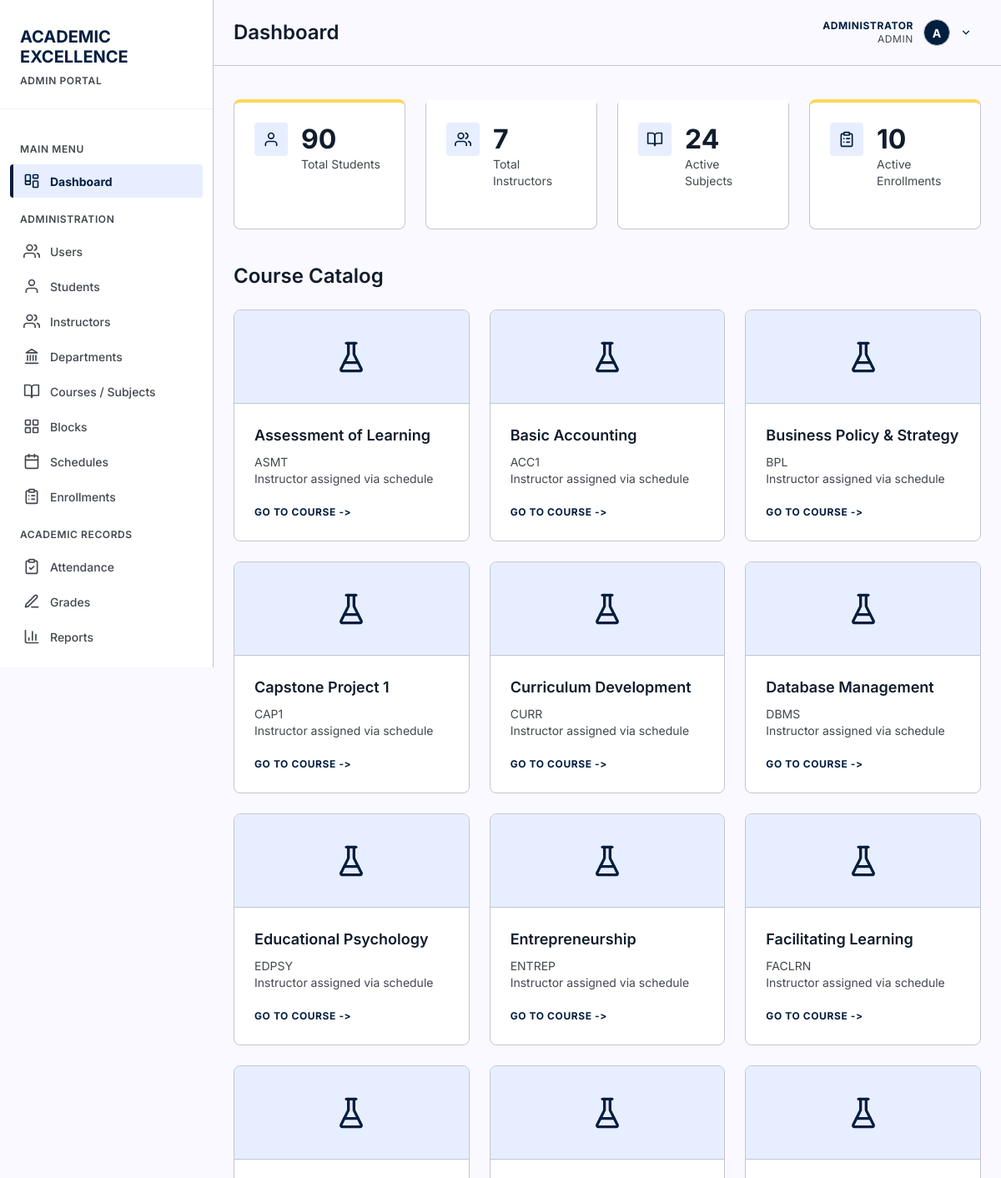
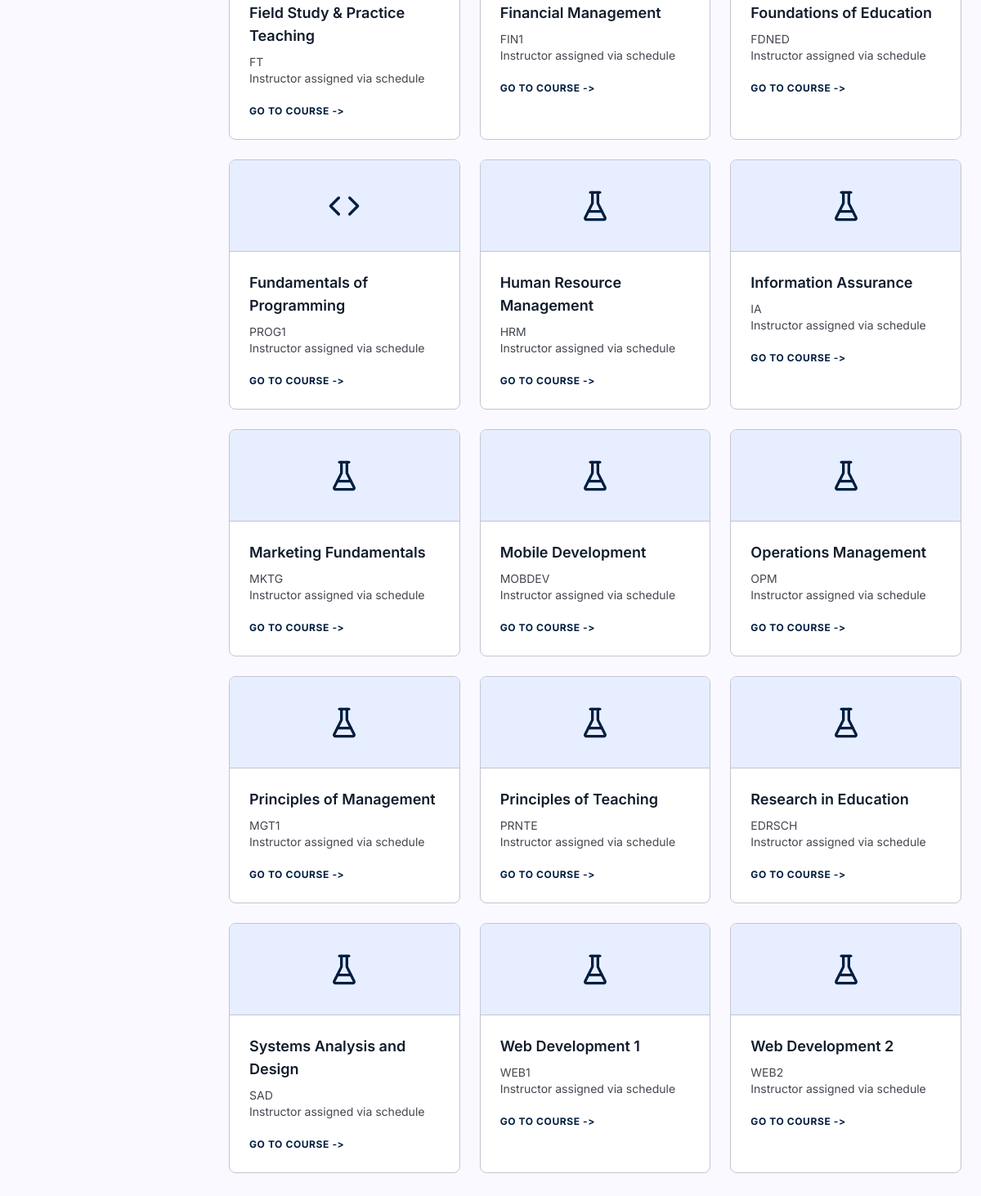
The page /index.php (signed in) on the database its author committed (2 pictures, top to bottom).
### tables this page shows
CREATE TABLE "users" (
                    id INTEGER PRIMARY KEY AUTOINCREMENT,
                    username TEXT NOT NULL UNIQUE,
                    password TEXT NOT NULL,
                    full_name TEXT NOT NULL,
                    email TEXT UNIQUE,
                    role TEXT NOT NULL DEFAULT 'student' CHECK(role IN ('admin', 'instructor', 'student')),
                    is_active INTEGER NOT NULL DEFAULT 1 CHECK(is_active IN (0, 1)),
                    last_login_at DATETIME,
                    created_at DATETIME NOT NULL DEFAULT CURRENT_TIMESTAMP,
                    updated_at DATETIME NOT NULL DEFAULT CURRENT_TIMESTAMP
                );

CREATE TABLE subjects (
        id INTEGER PRIMARY KEY AUTOINCREMENT,
        subject_code TEXT UNIQUE NOT NULL,
        subject_name TEXT NOT NULL,
        description TEXT,
        credits INTEGER DEFAULT 3,
        created_at TIMESTAMP DEFAULT CURRENT_TIMESTAMP
    , department_id INTEGER REFERENCES departments(id) ON DELETE SET NULL, course_level INTEGER, is_active INTEGER NOT NULL DEFAULT 1 CHECK(is_active IN (0, 1)), updated_at DATETIME);

### includes/auth.php (called while the page is built, shortened)
<?php
require_once __DIR__ . '/../config/database.php';
function currentUser() {
    static $user = false;
    if ($user === false) {
        $db = getDB();
        $stmt = $db->prepare("SELECT * FROM users WHERE id = :id AND is_active = 1");
        $stmt->execute([':id' => (int) $_SESSION['user_id']]);
        $user = $stmt->fetch() ?: null;
    }
    return $user;
}
function isLoggedIn() {
    return currentUser() !== null;
}
function requireLogin() {
    if (!isLoggedIn()) {
        header('Location: ' . baseUrl() . 'login.php');
        exit();
    }
}
function roleLabel($role) {
    return [
        'admin'      => 'Admin',
        'instructor' => 'Teacher',
        'student'    => 'Student'
    ][$role] ?? ucfirst((string) $role);
}

### config/database.php (called while the page is built, shortened)
<?php
function getDB() {
    static $db = null;
    if ($db === null) {
        try {
            $db = new PDO('sqlite:' . DB_PATH);
            $db->setAttribute(PDO::ATTR_ERRMODE, PDO::ERRMODE_EXCEPTION);
            $db->setAttribute(PDO::ATTR_DEFAULT_FETCH_MODE, PDO::FETCH_ASSOC);
            $db->exec('PRAGMA foreign_keys = ON');
        } catch (PDOException $e) {
            die("Database connection failed: " . $e->getMessage());
        }
    }
    return $db;
}
function querySingle($sql) {
    $db = getDB();
    $stmt = $db->query($sql);
    return $stmt->fetchColumn();
}

### index.php (the view, shortened to what this page needs)
<?php
require_once 'includes/functions.php';
requireLogin();
$pageTitle = 'Dashboard';
$db = getDB();
$user = currentUser();
$role = $user['role'];
$stats = [];
if ($role === 'admin') {
    $stats = [
        ['user', querySingle("SELECT COUNT(*) FROM students"), 'Total Students'],
        ['users', querySingle("SELECT COUNT(*) FROM instructors"), 'Total Instructors'],
        ['book-open', querySingle("SELECT COUNT(*) FROM subjects WHERE is_active = 1"), 'Active Subjects'],
        ['clipboard-list', querySingle("SELECT COUNT(*) FROM enrollments WHERE status = 'Enrolled'"), 'Active Enrollments']
    ];
}
$iconClass = "
    CASE
        WHEN s.subject_code LIKE 'MATH%' THEN 'math'
        WHEN s.subject_code LIKE 'ENG%' THEN 'english'
        WHEN s.subject_code LIKE 'BIO%' THEN 'biology'
        WHEN s.subject_code LIKE 'CS%' OR s.subject_code LIKE 'PROG%' THEN 'programming'
        ELSE 'science'
    END
";
$subjects = [];
if ($role === 'student') {
    $stmt = $db->prepare("
        SELECT s.subject_name, s.subject_code, cs.section_code, cs.schedule,
               ins.first_name, ins.last_name,
               $iconClass AS icon_class, s.id
        FROM enrollments e
        JOIN course_sections cs ON e.section_id = cs.id
        JOIN subjects s ON cs.subject_id = s.id
        JOIN instructors ins ON cs.instructor_id = ins.id
        WHERE e.student_id = :sid AND e.status = 'Enrolled'
        ORDER BY s.subject_name
    ");
    $stmt->execute([':sid' => $student['id']]);
    $subjects = $stmt->fetchAll();
} else {
    $subjects = $db->query("
        SELECT s.subject_name, s.subject_code, NULL AS section_code, NULL AS schedule,
               NULL AS first_name, NULL AS last_name,
               $iconClass AS icon_class, s.id
        FROM subjects s WHERE s.is_active = 1
        ORDER BY s.subject_name
    ")->fetchAll();
}
include 'includes/header.php';
?>
<div class="dashboard-stats">
    <?php foreach ($stats as $stat): ?>
    <div class="stat-card">
        <div class="stat-icon"><?php echo icon($stat[0], 20); ?></div>
        <div class="stat-info">
            <h3><?php echo $stat[1]; ?></h3>
            <p><?php echo $stat[2]; ?></p>
        </div>
    </div>
    <?php endforeach; ?>
</div>
<div class="subjects-header">
    <h2><?php echo $role === 'admin' ? 'Course Catalog' : 'My Subjects'; ?></h2>
</div>
<div class="subjects-grid">
    <?php foreach ($subjects as $subject): ?>
    <div class="subject-card">
        <div class="subject-card-icon <?php echo $subject['icon_class']; ?>">
            <?php echo icon(subjectIcon($subject['icon_class']), 40); ?>
        </div>
        <div class="subject-card-body">
            <h3 class="subject-card-title"><?php echo htmlspecialchars($subject['subject_name']); ?></h3>
            <p class="subject-card-section">
                <?php echo htmlspecialchars($subject['subject_code']); ?>
            </p>
            <p class="subject-card-professor">
                <?php if ($subject['first_name']): ?>
                    <?php echo htmlspecialchars('Prof. ' . $subject['first_name'] . ' ' . $subject['last_name']); ?>
                    <?php if ($subject['schedule']): ?>
                        <br><?php echo htmlspecialchars($subject['schedule']); ?>
                    <?php endif; ?>
                <?php else: ?>
                    Instructor assigned via schedule
                <?php endif; ?>
            </p>
            <a href="pages/subject-detail.php?id=<?php echo $subject['id']; ?>" class="subject-card-link">GO TO COURSE</a>
        </div>
    </div>
    <?php endforeach; ?>
</div>
<?php include 'includes/footer.php'; ?>

### includes/header.php (shortened to what this page needs)
<?php
$currentPage = basename($_SERVER['PHP_SELF'], '.php');
$assetPrefix = $currentPage === 'index' ? '' : '../';
$user = currentUser();
$role = $user['role'];
$fullName = $user['full_name'];
$roleLabel = roleLabel($role);
$avatarLetter = strtoupper(substr($fullName, 0, 1));
?>
<!DOCTYPE html>
<html lang="en">
<head>
    <link rel="stylesheet" href="<?php echo $assetPrefix; ?>assets/css/style.css">
</head>
<body>
    <aside class="sidebar">
        <div class="sidebar-header">
            <h1>
                <span class="red">ACADEMIC</span><br>
                <span class="white">EXCELLENCE</span>
            </h1>
            <span class="portal-label"><?php echo strtoupper($roleLabel); ?> PORTAL</span>
        </div>
        <nav class="sidebar-menu">
            <div class="menu-category">Main Menu</div>
            <a href="<?php echo $assetPrefix; ?>index.php" class="menu-item <?php echo $currentPage === 'index' ? 'active' : ''; ?>">
                <span class="icon"><?php echo icon('dashboard'); ?></span>
                Dashboard
            </a>
            <?php if ($role === 'admin'): ?>
                <div class="menu-category">Administration</div>
                <a href="<?php echo $assetPrefix; ?>pages/users.php" class="menu-item <?php echo $currentPage === 'users' ? 'active' : ''; ?>">
                    <span class="icon"><?php echo icon('users'); ?></span>
                    Users
                </a>
                <a href="<?php echo $assetPrefix; ?>pages/students.php" class="menu-item <?php echo $currentPage === 'students' ? 'active' : ''; ?>">
                    <span class="icon"><?php echo icon('user'); ?></span>
                    Students
                </a>
                <a href="<?php echo $assetPrefix; ?>pages/instructors.php" class="menu-item <?php echo $currentPage === 'instructors' ? 'active' : ''; ?>">
                    <span class="icon"><?php echo icon('users'); ?></span>
                    Instructors
                </a>
                <a href="<?php echo $assetPrefix; ?>pages/departments.php" class="menu-item <?php echo $currentPage === 'departments' ? 'active' : ''; ?>">
                    <span class="icon"><?php echo icon('landmark'); ?></span>
                    Departments
                </a>
                <a href="<?php echo $assetPrefix; ?>pages/manage-subjects.php" class="menu-item <?php echo $currentPage === 'manage-subjects' ? 'active' : ''; ?>">
                    <span class="icon"><?php echo icon('book-open'); ?></span>
                    Courses / Subjects
                </a>
                <a href="<?php echo $assetPrefix; ?>pages/blocks.php" class="menu-item <?php echo $currentPage === 'blocks' ? 'active' : ''; ?>">
                    <span class="icon"><?php echo icon('grid'); ?></span>
                    Blocks
                </a>
                <a href="<?php echo $assetPrefix; ?>pages/schedules.php" class="menu-item <?php echo $currentPage === 'schedules' ? 'active' : ''; ?>">
                    <span class="icon"><?php echo icon('calendar'); ?></span>
                    Schedules
                </a>
                <a href="<?php echo $assetPrefix; ?>pages/enrollments.php" class="menu-item <?php echo $currentPage === 'enrollments' ? 'active' : ''; ?>">
                    <span class="icon"><?php echo icon('clipboard-list'); ?></span>
                    Enrollments
                </a>
                <div class="menu-category">Academic Records</div>
                <a href="<?php echo $assetPrefix; ?>pages/attendance.php" class="menu-item <?php echo $currentPage === 'attendance' ? 'active' : ''; ?>">
                    <span class="icon"><?php echo icon('clipboard-check'); ?></span>
                    Attendance
                </a>
                <a href="<?php echo $assetPrefix; ?>pages/grades.php" class="menu-item <?php echo $currentPage === 'grades' ? 'active' : ''; ?>">
                    <span class="icon"><?php echo icon('pen-line'); ?></span>
                    Grades
                </a>
                <a href="<?php echo $assetPrefix; ?>pages/reports.php" class="menu-item <?php echo $currentPage === 'reports' ? 'active' : ''; ?>">
                    <span class="icon"><?php echo icon('bar-chart'); ?></span>
                    Reports
                </a>
            <?php endif; ?>
        </nav>
    </aside>
    <div class="main-content">
        <header class="top-header">
            <h1 class="page-title"><?php echo $pageTitle ?? 'Dashboard'; ?></h1>
            <div class="user-info">
                <div class="user-menu">
                    <button class="user-menu-toggle" type="button" aria-haspopup="true" aria-expanded="false">
                        <div class="user-meta">
                            <span class="user-name"><?php echo htmlspecialchars($fullName); ?></span>
                            <span class="user-role"><?php echo $roleLabel; ?></span>
                        </div>
                        <div class="user-avatar"><?php echo $avatarLetter; ?></div>
                        <?php echo icon('chevron-down', 14); ?>
                    </button>
                </div>
            </div>
        </header>
        <div class="page-content">

### includes/icons.php (shortened to what this page needs)
<?php
function icon($name, $size = 20) {
    return '<svg xmlns="http://www.w3.org/2000/svg" width="' . $size . '" height="' . $size
        . '" viewBox="0 0 24 24" fill="none" stroke="currentColor" stroke-width="2"'
        . ' stroke-linecap="round" stroke-linejoin="round" aria-hidden="true">'
        . $icons[$name] . '</svg>';
}
function subjectIcon($class) {
    return [
        'math'        => 'sigma',
        'english'     => 'book',
        'biology'     => 'dna',
        'programming' => 'code'
    ][$class] ?? 'flask';
}

### rows shown on the page
users: role "ADMIN", full_name "ADMINISTRATOR", full_name "A"
subjects: $size 40 (drawn), subject_name "Assessment of Learning", subject_code "ASMT"
subjects: $size 40 (drawn), subject_name "Basic Accounting", subject_code "ACC1"
subjects: $size 40 (drawn), subject_name "Business Policy & Strategy", subject_code "BPL"
subjects: $size 40 (drawn), subject_name "Capstone Project 1", subject_code "CAP1"
subjects: $size 40 (drawn), subject_name "Curriculum Development", subject_code "CURR"
subjects: $size 40 (drawn), subject_name "Database Management", subject_code "DBMS"
subjects: $size 40 (drawn), subject_name "Educational Psychology", subject_code "EDPSY"
subjects: $size 40 (drawn), subject_name "Entrepreneurship", subject_code "ENTREP"
subjects: $size 40 (drawn), subject_name "Facilitating Learning", subject_code "FACLRN"
subjects: $size 40 (drawn), subject_name "Field Study & Practice Teaching", subject_code "FT"
subjects: $size 40 (drawn), subject_name "Financial Management", subject_code "FIN1"
subjects: $size 40 (drawn), subject_name "Foundations of Education", subject_code "FDNED"
subjects: $size 40 (drawn), subject_name "Fundamentals of Programming", subject_code "PROG1"
subjects: $size 40 (drawn), subject_name "Human Resource Management", subject_code "HRM"
subjects: $size 40 (drawn), subject_name "Information Assurance", subject_code "IA"
subjects: $size 40 (drawn), subject_name "Marketing Fundamentals", subject_code "MKTG"
subjects: $size 40 (drawn), subject_name "Mobile Development", subject_code "MOBDEV"
subjects: $size 40 (drawn), subject_name "Operations Management", subject_code "OPM"
subjects: $size 40 (drawn), subject_name "Principles of Management", subject_code "MGT1"
subjects: $size 40 (drawn), subject_name "Principles of Teaching", subject_code "PRNTE"
subjects: $size 40 (drawn), subject_name "Research in Education", subject_code "EDRSCH"
subjects: $size 40 (drawn), subject_name "Systems Analysis and Design", subject_code "SAD"
subjects: $size 40 (drawn), subject_name "Web Development 1", subject_code "WEB1"
subjects: $size 40 (drawn), subject_name "Web Development 2", subject_code "WEB2"

### other values the page prints
$pageTitle "Dashboard"
$stat[1] "90"
$stat[2] "Total Students"
$stat[1] "7"
$stat[2] "Total Instructors"
$stat[1] "24"
$stat[2] "Active Subjects"
$stat[1] "10"
$stat[2] "Active Enrollments"
